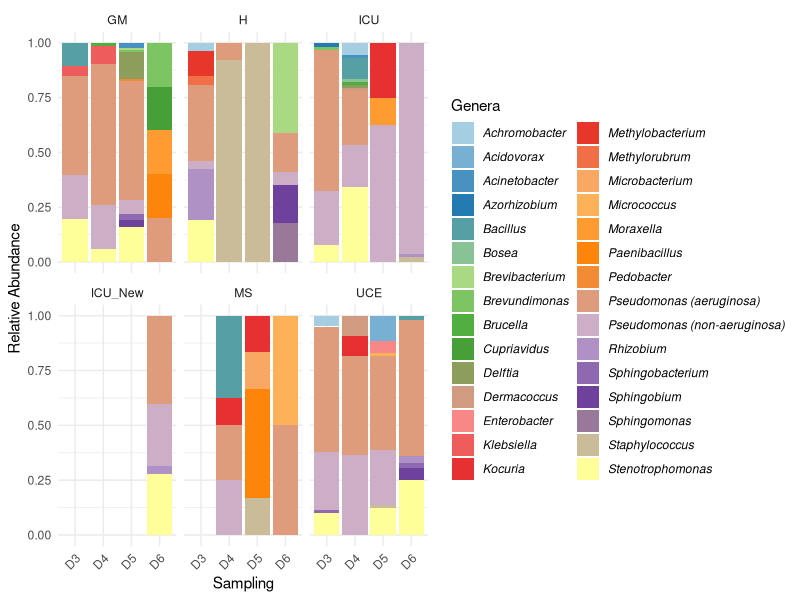
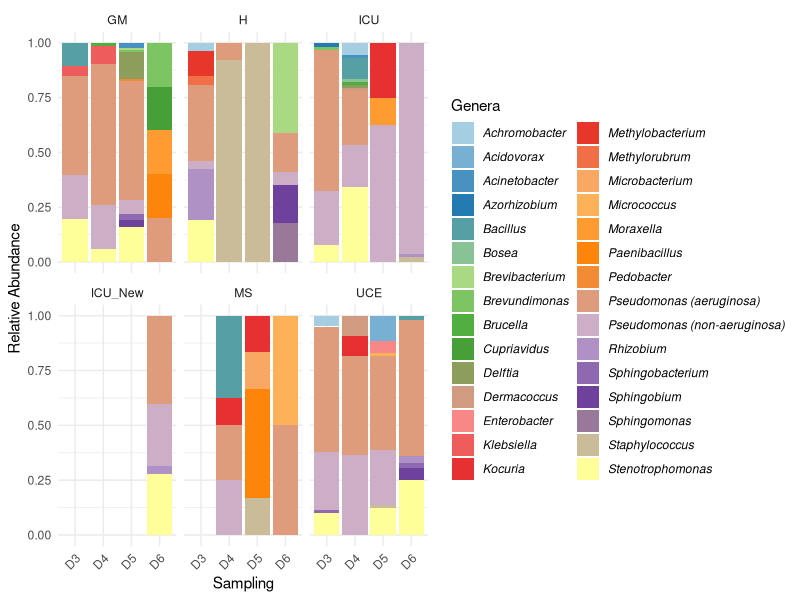
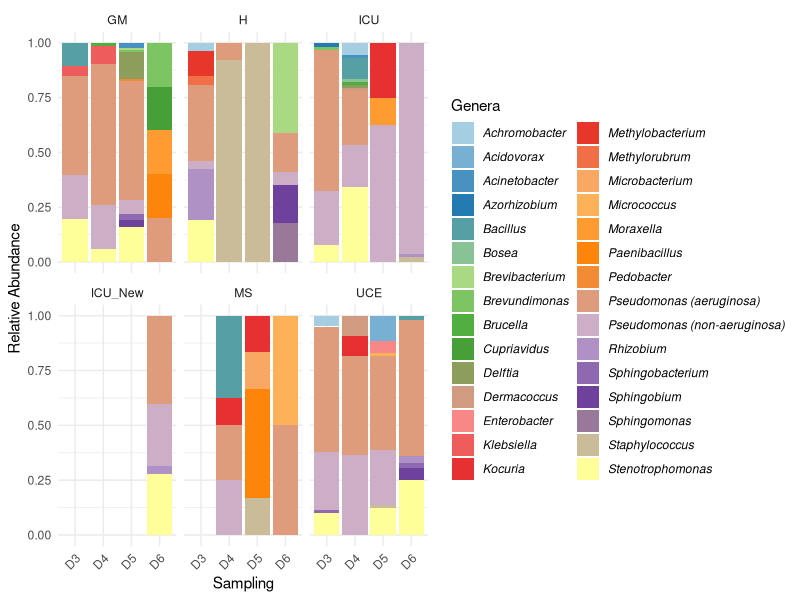
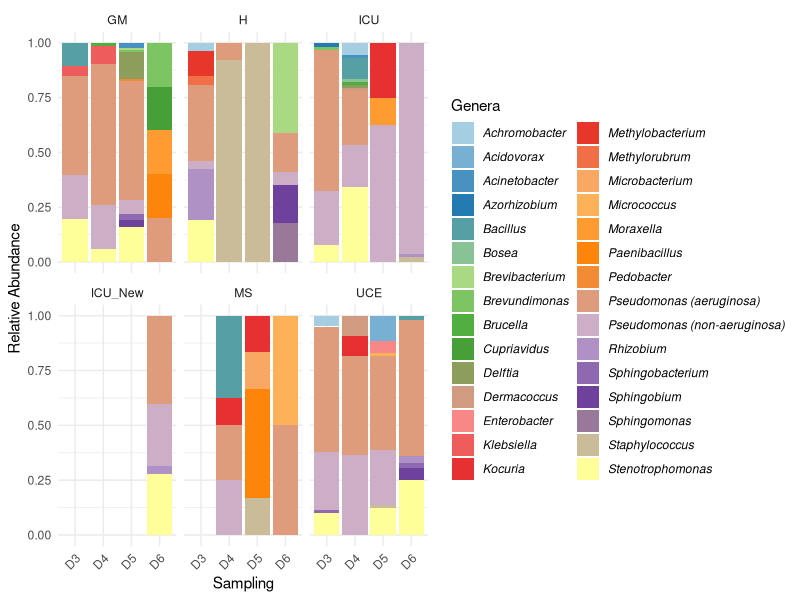

R code for these plots, in order:
# Load required libraries
library(readxl)
library(tidyverse)
library(ggplot2)
library(RColorBrewer)  

# Read data
dataG <- read_excel("Data/Genera.xlsx")

# Reshape data to long format and calculate relative abundance
dfG_long <- dataG %>%
  pivot_longer(cols = -c(Ward, Sampling),   
               names_to = "Genera",
               values_to = "Abundance") %>%
  na.omit() %>%                             
  group_by(Ward, Sampling) %>%              
  mutate(TotalAbundance = sum(Abundance)) %>%  
  ungroup() %>%
  mutate(RelativeAbundance = Abundance / TotalAbundance)  

# Generate a color palette for the unique genera
genus_colors <- colorRampPalette(brewer.pal(11, "Paired"))(n_distinct(dfG_long$Genera))

# Plot relative abundance by genera for each Sampling and Ward
genera_plot <- ggplot(dfG_long, aes(x = Sampling, y = RelativeAbundance, fill = Genera)) +
  geom_bar(stat = "identity") +  
  facet_wrap(~ Ward) +           
  labs(x = "Sampling", 
       y = "Relative Abundance", 
       fill = "Genera") +       
  theme_minimal() +              
  theme(
    axis.text.x = element_text(angle = 45, hjust = 1),  
    legend.text = element_text(face = "italic"),        
    legend.position = "right",                           
    panel.background = element_rect(fill = "white", colour = NA),  
    plot.background = element_rect(fill = "white", colour = NA)    
  ) +
  scale_fill_manual(values = genus_colors)  

# Display the plot
print(genera_plot)

# Save the plot as a PNG file 
ggsave("output/Fig3_genera_relative_abundance.png", genera_plot, width = 10, height = 8, bg = "white", dpi = 300)
ggsave("output/Fig3_genera_relative_abundance.tiff", genera_plot, width = 10, height = 8, bg = "white", dpi = 300)
ggsave("output/Fig3_genera_relative_abundance.svg", genera_plot, width = 10, height = 8, bg = "white")

